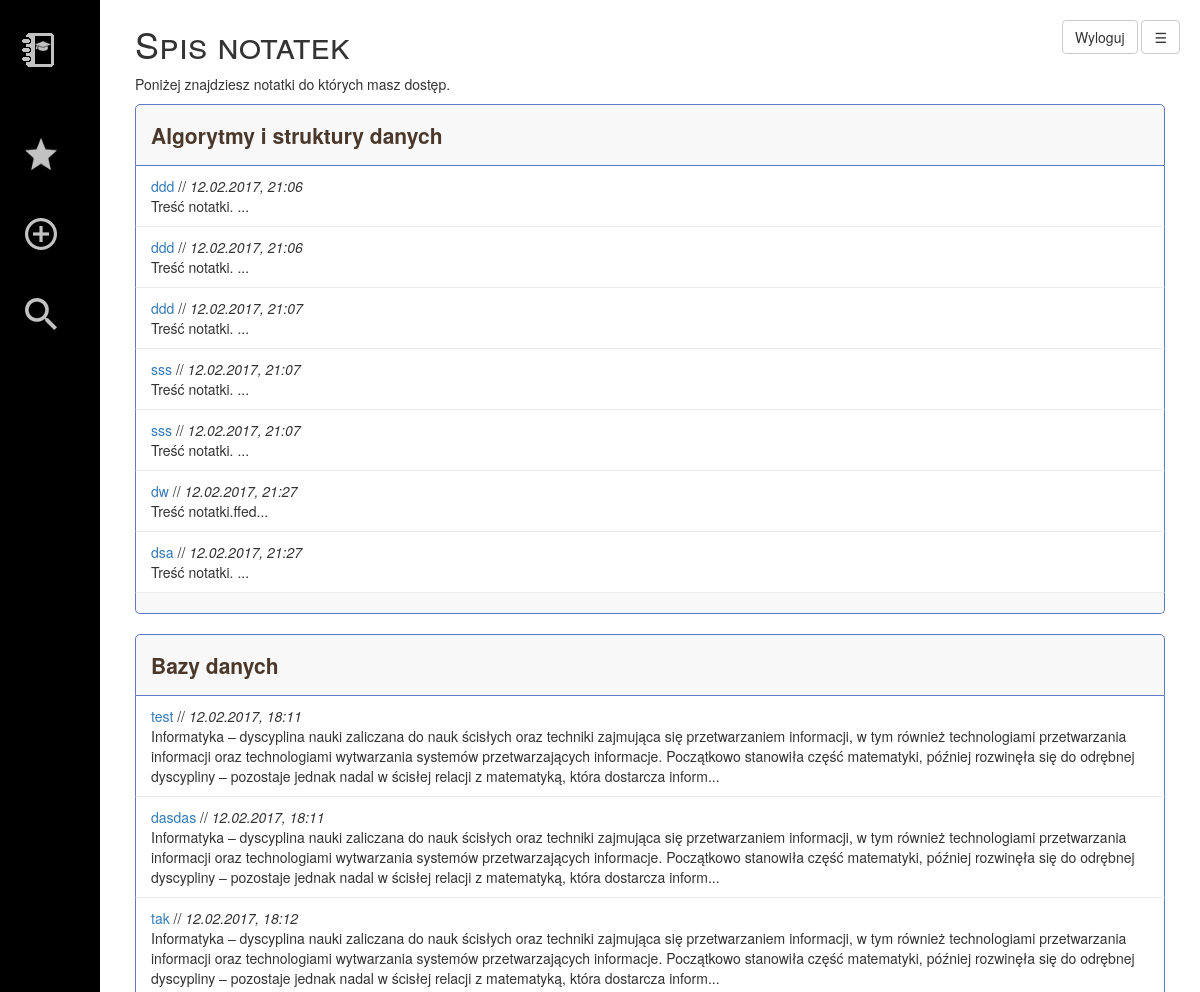
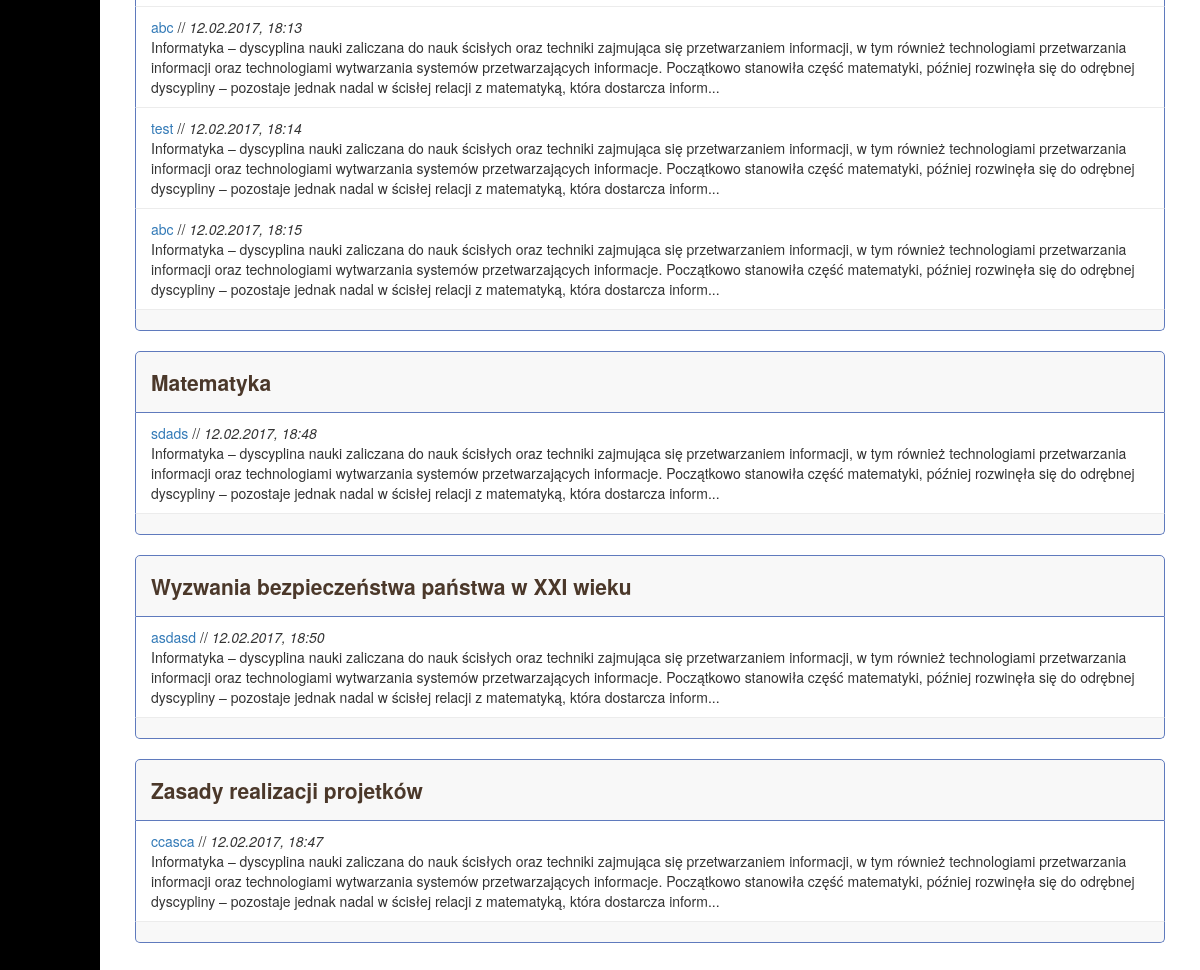
/notatki.php (signed in), run on the app's committed database (2 pictures, top to bottom).
### tables this page shows
CREATE TABLE `notatki` (
  `id` int(10) NOT NULL,
  `autor` varchar(255) NOT NULL,
  `tytul` varchar(15) NOT NULL,
  `tresc` mediumtext NOT NULL,
  `data` varchar(20) NOT NULL,
  `dostep` varchar(255) DEFAULT NULL,
  `publiczny` varchar(3) DEFAULT NULL,
  `kategoria` varchar(255) NOT NULL
);

### wyswietlacz.php (the view, shortened to what this page needs)
<?php
function zajecia($kategoria, $nazwa_kategorii, $public) {
if ($public == 0){
$kategoria = mysql_query("SELECT * FROM notatki WHERE kategoria='$nazwa_kategorii' AND (autor='".$_SESSION['login']."' OR dostep LIKE ', %".$_SESSION['login']."%,')")
or die('Błąd zapytania');}
else {
$kategoria = mysql_query("SELECT * FROM notatki WHERE kategoria='$nazwa_kategorii' AND publiczny='tak'")
or die('Błąd zapytania');}
if(mysql_num_rows($kategoria) > 0) {
    echo "<div class='categories-headers'>$nazwa_kategorii</div>";
    while($r = mysql_fetch_assoc($kategoria)) {
        echo "<div class='categories-note'>";
        echo "<b></b><a href='notatka.php?id=".$r['id']."'>".$r['tytul']."</a> // <i>".$r['data']."</i>";
        echo "<div>";
		$text = $r['tresc'];
		$text2 = strip_tags($text);
		echo substr($text2, 0, 450);
		echo "...</div>";
		echo "</div>";
    }
    echo "<div class='categories-wrapper'></div>
						<br />";
}
}
?>

### notatki.php (shortened to what this page needs)
<!DOCTYPE html>
<html lang="pl">
<head>
	<?php include('header.php'); ?>
</head>
<body>
    <div id="wrapper">
		<?php include('sidebar.php'); ?>
        <div id="page-content-wrapper">
            <div class="container-fluid">
                <div class="row">
				<div style="float: right;">
				<?php if ($_SESSION['zalogowany']==true){echo '<a href="?wyloguj=1" class="btn btn-default" id="menu-zaloguj">Wyloguj</a>';}?>
 				<a href="#menu-toggle" class="btn btn-default" id="menu-toggle">☰</a></div>
                    <div class="col" style="margin-top: -16px; margin-right: 15px; margin-left: 15px; z-index: -1">
                        <h1 style="font-variant: small-caps;">Spis notatek</h1>
                        <p>Poniżej znajdziesz notatki do których masz dostęp.</p>
<?php
if($_SESSION['zalogowany']==true) {
  include 'wyswietlacz.php';
  echo zajecia(algorytmy,"Algorytmy i struktury danych", 0);
  echo zajecia(bazydanych,"Bazy danych", 0);
  echo zajecia(matematyka,"Matematyka", 0);
  echo zajecia(wyzwania,"Wyzwania bezpieczeństwa państwa w XXI wieku", 0);
  echo zajecia(zasady,"Zasady realizacji projetków", 0);
} else {
	echo "Brak. Musisz się zalogować, żeby móc przeglądać tę listę.";
}
?>
                    </div>
                </div>
            </div>
        </div>
    </div>
</body>
</html>

### header.php (shortened to what this page needs)
   <link href="css/bootstrap.min.css" rel="stylesheet">
<link href="css/style.css" rel="stylesheet">
   <link href="css/simple-sidebar.css" rel="stylesheet">

### sidebar.php
<div id="sidebar-wrapper">
    <ul class="sidebar-nav" style="padding-top: 17px;">
        <li class="sidebar-brand" style="margin-bottom: 30px;">
            <a href="index.php">
                <img src="gfx/logo.png" width="36" height="36" alt="Logo" />
            </a>
        </li>
        <li>
            <a href="notatki.php" class="button" title="Moje notatki"><img src="gfx/notes.png" width="32" height="32" alt="Notatki" /></a>
        </li>
        <li>
            <a href="dodaj.php" class="button" title="Dodaj notatkę"><img src="gfx/plus.png" width="32" height="32" alt="Dodaj" /></a>
        </li>
        <li>
            <a href="biblioteka.php" class="button" title="Biblioteka"><img src="gfx/library.png" width="32" height="32" alt="Biblioteka" /></a>
        </li>
    </ul>
</div>

### css/style.css (style rules this page uses)
.categories-headers { width: 100%; background-color: #f8f8f8; border: 1px solid #5f7abd; border-radius: 5px 5px 0 0; padding: 15px 10px 15px 15px; color: #4b382a; font-weight: bold; font-size: 1.5em; }
.categories-note { width: 100%; background-color: #fff; border-left: 1px solid #5f7abd; border-right: 1px solid #5f7abd; border-bottom: 1px solid #ececec; padding: 10px 10px 10px 15px; }
.categories-wrapper { width: 100%; background-color: #f8f8f8; border-left: 1px solid #5f7abd; border-right: 1px solid #5f7abd; border-bottom: 1px solid #5f7abd; border-radius: 0 0 5px 5px; padding: 10px 10px 10px 10px; }
.sidebar-nav li a.button { margin-left: 5px; padding-top: 20px; padding-bottom: 20px; }

### css/simple-sidebar.css (style rules this page uses)
body { overflow-x: hidden; }
#wrapper { padding-left: 0; -webkit-transition: all 0.5s ease; -moz-transition: all 0.5s ease; -o-transition: all 0.5s ease; transition: all 0.5s ease; }
#sidebar-wrapper { z-index: 1000; position: fixed; left: 100px; width: 0; height: 100%; margin-left: -100px; overflow-y: auto; background: #000; -webkit-transition: all 0.5s ease; -moz-transition: all 0.5s ease; -o-transition: all 0.5s ease; transition: all 0.5s ease; }
#page-content-wrapper { width: 100%; position: absolute; padding: 15px; }
.sidebar-nav { position: absolute; top: 0; width: 100px; margin: 0; padding: 0; list-style: none; }
.sidebar-nav li { text-indent: 20px; line-height: 40px; }
.sidebar-nav li a { display: block; text-decoration: none; color: #999999; }
.sidebar-nav > .sidebar-brand { height: 65px; font-size: 18px; line-height: 60px; }
.sidebar-nav > .sidebar-brand a { color: #999999; }
@media (min-width:768px) { #wrapper { padding-left: 100px; } }
@media (min-width:768px) { #sidebar-wrapper { width: 100px; } }
@media (min-width:768px) { #page-content-wrapper { padding: 20px; position: relative; } }

### data on the page
notatki: tytul "ddd", data "12.02.2017, 21:06", tresc "Treść notatki."
notatki: tytul "ddd", data "12.02.2017, 21:06", tresc "Treść notatki."
notatki: tytul "ddd", data "12.02.2017, 21:07", tresc "Treść notatki."
notatki: tytul "sss", data "12.02.2017, 21:07", tresc "Treść notatki."
notatki: tytul "sss", data "12.02.2017, 21:07", tresc "Treść notatki."
notatki: tytul "dw", data "12.02.2017, 21:27", tresc "Treść notatki.ffed"
notatki: tytul "dsa", data "12.02.2017, 21:27", tresc "Treść notatki."
notatki: tytul "test", data "12.02.2017, 18:11", tresc "Informatyka – dyscyplina nauki zaliczana do nauk ścisłych oraz techniki zajmująca się przetwarzaniem informacji, w tym również technologiami przetwarzania informacji oraz technologiami wytwarzania systemów przetwarzających informacje. Początkowo stanowiła część matematyki, później rozwinęła się do odrębnej dyscypliny – pozostaje jednak nadal w ścisłej relacji z matematyką, która dostarcza inform"
notatki: tytul "dasdas", data "12.02.2017, 18:11", tresc "Informatyka – dyscyplina nauki zaliczana do nauk ścisłych oraz techniki zajmująca się przetwarzaniem informacji, w tym również technologiami przetwarzania informacji oraz technologiami wytwarzania systemów przetwarzających informacje. Początkowo stanowiła część matematyki, później rozwinęła się do odrębnej dyscypliny – pozostaje jednak nadal w ścisłej relacji z matematyką, która dostarcza inform"
notatki: tytul "tak", data "12.02.2017, 18:12", tresc "Informatyka – dyscyplina nauki zaliczana do nauk ścisłych oraz techniki zajmująca się przetwarzaniem informacji, w tym również technologiami przetwarzania informacji oraz technologiami wytwarzania systemów przetwarzających informacje. Początkowo stanowiła część matematyki, później rozwinęła się do odrębnej dyscypliny – pozostaje jednak nadal w ścisłej relacji z matematyką, która dostarcza inform"
notatki: tytul "abc", data "12.02.2017, 18:13", tresc "Informatyka – dyscyplina nauki zaliczana do nauk ścisłych oraz techniki zajmująca się przetwarzaniem informacji, w tym również technologiami przetwarzania informacji oraz technologiami wytwarzania systemów przetwarzających informacje. Początkowo stanowiła część matematyki, później rozwinęła się do odrębnej dyscypliny – pozostaje jednak nadal w ścisłej relacji z matematyką, która dostarcza inform"
notatki: tytul "test", data "12.02.2017, 18:14", tresc "Informatyka – dyscyplina nauki zaliczana do nauk ścisłych oraz techniki zajmująca się przetwarzaniem informacji, w tym również technologiami przetwarzania informacji oraz technologiami wytwarzania systemów przetwarzających informacje. Początkowo stanowiła część matematyki, później rozwinęła się do odrębnej dyscypliny – pozostaje jednak nadal w ścisłej relacji z matematyką, która dostarcza inform"
notatki: tytul "abc", data "12.02.2017, 18:15", tresc "Informatyka – dyscyplina nauki zaliczana do nauk ścisłych oraz techniki zajmująca się przetwarzaniem informacji, w tym również technologiami przetwarzania informacji oraz technologiami wytwarzania systemów przetwarzających informacje. Początkowo stanowiła część matematyki, później rozwinęła się do odrębnej dyscypliny – pozostaje jednak nadal w ścisłej relacji z matematyką, która dostarcza inform"
notatki: tytul "sdads", data "12.02.2017, 18:48", tresc "Informatyka – dyscyplina nauki zaliczana do nauk ścisłych oraz techniki zajmująca się przetwarzaniem informacji, w tym również technologiami przetwarzania informacji oraz technologiami wytwarzania systemów przetwarzających informacje. Początkowo stanowiła część matematyki, później rozwinęła się do odrębnej dyscypliny – pozostaje jednak nadal w ścisłej relacji z matematyką, która dostarcza inform"
notatki: tytul "asdasd", data "12.02.2017, 18:50", tresc "Informatyka – dyscyplina nauki zaliczana do nauk ścisłych oraz techniki zajmująca się przetwarzaniem informacji, w tym również technologiami przetwarzania informacji oraz technologiami wytwarzania systemów przetwarzających informacje. Początkowo stanowiła część matematyki, później rozwinęła się do odrębnej dyscypliny – pozostaje jednak nadal w ścisłej relacji z matematyką, która dostarcza inform"
notatki: tytul "ccasca", data "12.02.2017, 18:47", tresc "Informatyka – dyscyplina nauki zaliczana do nauk ścisłych oraz techniki zajmująca się przetwarzaniem informacji, w tym również technologiami przetwarzania informacji oraz technologiami wytwarzania systemów przetwarzających informacje. Początkowo stanowiła część matematyki, później rozwinęła się do odrębnej dyscypliny – pozostaje jednak nadal w ścisłej relacji z matematyką, która dostarcza inform"

### other printed values
$nazwa_kategorii "Algorytmy i struktury danych Bazy danych Matematyka Wyzwania bezpieczeństwa państwa w XXI wieku Zasady realizacji projetków"
